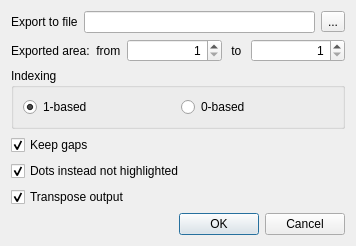
<?xml version="1.0" encoding="UTF-8"?>
<ui version="4.0">
 <class>ExportHighlightedDialog</class>
 <widget class="QDialog" name="ExportHighlightedDialog">
  <property name="geometry">
   <rect>
    <x>0</x>
    <y>0</y>
    <width>356</width>
    <height>276</height>
   </rect>
  </property>
  <property name="minimumSize">
   <size>
    <width>345</width>
    <height>219</height>
   </size>
  </property>
  <property name="windowTitle">
   <string>Export Highlighted to File</string>
  </property>
  <layout class="QVBoxLayout" name="verticalLayout">
   <property name="sizeConstraint">
    <enum>QLayout::SetMinAndMaxSize</enum>
   </property>
   <item>
    <layout class="QHBoxLayout" name="horizontalLayout">
     <item>
      <widget class="QLabel" name="fileLabel">
       <property name="text">
        <string>Export to file</string>
       </property>
      </widget>
     </item>
     <item>
      <widget class="QLineEdit" name="fileNameEdit"/>
     </item>
     <item>
      <widget class="QToolButton" name="fileButton">
       <property name="text">
        <string>...</string>
       </property>
      </widget>
     </item>
    </layout>
   </item>
   <item>
    <layout class="QHBoxLayout" name="horizontalLayout_2">
     <item>
      <widget class="QLabel" name="label">
       <property name="text">
        <string>Exported area:  from</string>
       </property>
      </widget>
     </item>
     <item>
      <widget class="QSpinBox" name="startLineEdit">
       <property name="sizePolicy">
        <sizepolicy hsizetype="Expanding" vsizetype="Fixed">
         <horstretch>0</horstretch>
         <verstretch>0</verstretch>
        </sizepolicy>
       </property>
       <property name="alignment">
        <set>Qt::AlignRight|Qt::AlignTrailing|Qt::AlignVCenter</set>
       </property>
       <property name="minimum">
        <number>1</number>
       </property>
       <property name="maximum">
        <number>500000</number>
       </property>
      </widget>
     </item>
     <item>
      <widget class="QLabel" name="label_4">
       <property name="text">
        <string> to </string>
       </property>
      </widget>
     </item>
     <item>
      <widget class="QSpinBox" name="endLineEdit">
       <property name="sizePolicy">
        <sizepolicy hsizetype="Expanding" vsizetype="Fixed">
         <horstretch>0</horstretch>
         <verstretch>0</verstretch>
        </sizepolicy>
       </property>
       <property name="alignment">
        <set>Qt::AlignRight|Qt::AlignTrailing|Qt::AlignVCenter</set>
       </property>
       <property name="minimum">
        <number>1</number>
       </property>
      </widget>
     </item>
    </layout>
   </item>
   <item>
    <widget class="QGroupBox" name="gapGroup">
     <property name="sizePolicy">
      <sizepolicy hsizetype="Preferred" vsizetype="Fixed">
       <horstretch>0</horstretch>
       <verstretch>0</verstretch>
      </sizepolicy>
     </property>
     <property name="title">
      <string>Indexing</string>
     </property>
     <layout class="QHBoxLayout" name="horizontalLayout_3">
      <property name="sizeConstraint">
       <enum>QLayout::SetMinAndMaxSize</enum>
      </property>
      <item>
       <widget class="QRadioButton" name="oneIndexRB">
        <property name="text">
         <string>1-based</string>
        </property>
        <property name="checked">
         <bool>true</bool>
        </property>
       </widget>
      </item>
      <item>
       <widget class="QRadioButton" name="zeroIndexRB">
        <property name="text">
         <string>0-based</string>
        </property>
        <property name="checked">
         <bool>false</bool>
        </property>
       </widget>
      </item>
     </layout>
    </widget>
   </item>
   <item>
    <widget class="QCheckBox" name="keepGapsBox">
     <property name="text">
      <string>Keep gaps</string>
     </property>
     <property name="checked">
      <bool>true</bool>
     </property>
    </widget>
   </item>
   <item>
    <widget class="QCheckBox" name="dotsBox">
     <property name="text">
      <string>Dots instead not highlighted</string>
     </property>
     <property name="checked">
      <bool>true</bool>
     </property>
    </widget>
   </item>
   <item>
    <widget class="QCheckBox" name="transposeBox">
     <property name="text">
      <string>Transpose output</string>
     </property>
     <property name="checked">
      <bool>true</bool>
     </property>
    </widget>
   </item>
   <item>
    <widget class="QDialogButtonBox" name="buttonBox">
     <property name="standardButtons">
      <set>QDialogButtonBox::Cancel|QDialogButtonBox::Ok</set>
     </property>
    </widget>
   </item>
  </layout>
 </widget>
 <resources/>
 <connections>
  <connection>
   <sender>buttonBox</sender>
   <signal>accepted()</signal>
   <receiver>ExportHighlightedDialog</receiver>
   <slot>accept()</slot>
   <hints>
    <hint type="sourcelabel">
     <x>167</x>
     <y>193</y>
    </hint>
    <hint type="destinationlabel">
     <x>167</x>
     <y>106</y>
    </hint>
   </hints>
  </connection>
  <connection>
   <sender>buttonBox</sender>
   <signal>rejected()</signal>
   <receiver>ExportHighlightedDialog</receiver>
   <slot>reject()</slot>
   <hints>
    <hint type="sourcelabel">
     <x>167</x>
     <y>193</y>
    </hint>
    <hint type="destinationlabel">
     <x>167</x>
     <y>106</y>
    </hint>
   </hints>
  </connection>
 </connections>
</ui>
